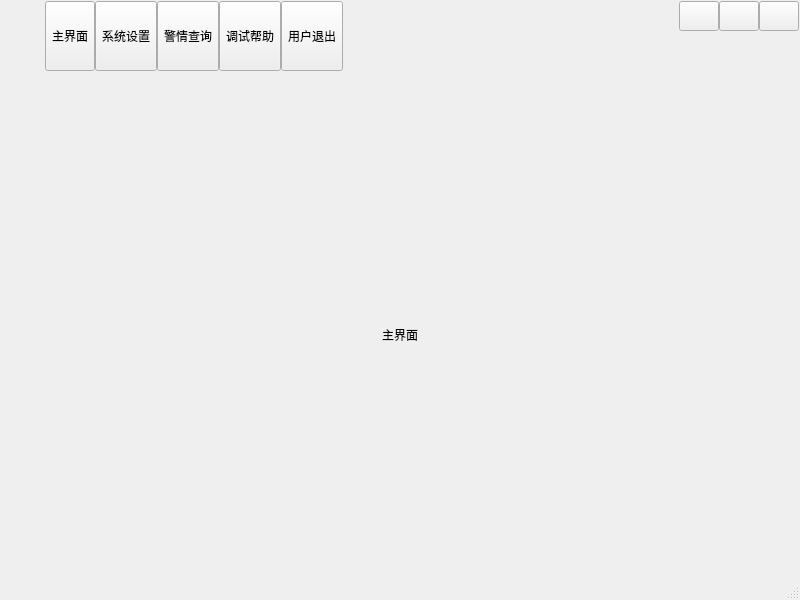
<?xml version="1.0" encoding="UTF-8"?>
<ui version="4.0">
 <class>UIDemo01</class>
 <widget class="QDialog" name="UIDemo01">
  <property name="geometry">
   <rect>
    <x>0</x>
    <y>0</y>
    <width>800</width>
    <height>600</height>
   </rect>
  </property>
  <property name="windowTitle">
   <string>Form</string>
  </property>
  <property name="sizeGripEnabled">
   <bool>true</bool>
  </property>
  <layout class="QVBoxLayout" name="verticalLayout">
   <property name="spacing">
    <number>0</number>
   </property>
   <property name="leftMargin">
    <number>1</number>
   </property>
   <property name="topMargin">
    <number>1</number>
   </property>
   <property name="rightMargin">
    <number>1</number>
   </property>
   <property name="bottomMargin">
    <number>1</number>
   </property>
   <item>
    <widget class="QWidget" name="widgetTitle" native="true">
     <property name="sizePolicy">
      <sizepolicy hsizetype="Preferred" vsizetype="Fixed">
       <horstretch>0</horstretch>
       <verstretch>0</verstretch>
      </sizepolicy>
     </property>
     <layout class="QHBoxLayout" name="horizontalLayout_2">
      <property name="spacing">
       <number>10</number>
      </property>
      <property name="leftMargin">
       <number>10</number>
      </property>
      <property name="topMargin">
       <number>0</number>
      </property>
      <property name="rightMargin">
       <number>0</number>
      </property>
      <property name="bottomMargin">
       <number>0</number>
      </property>
      <item>
       <widget class="QLabel" name="labIco">
        <property name="text">
         <string/>
        </property>
        <property name="alignment">
         <set>Qt::AlignCenter</set>
        </property>
       </widget>
      </item>
      <item>
       <widget class="QLabel" name="labTitle">
        <property name="styleSheet">
         <string notr="true"/>
        </property>
        <property name="text">
         <string/>
        </property>
        <property name="alignment">
         <set>Qt::AlignLeading|Qt::AlignLeft|Qt::AlignVCenter</set>
        </property>
       </widget>
      </item>
      <item>
       <widget class="QWidget" name="widgetTop" native="true">
        <layout class="QHBoxLayout" name="horizontalLayout_3">
         <property name="spacing">
          <number>0</number>
         </property>
         <property name="leftMargin">
          <number>0</number>
         </property>
         <property name="topMargin">
          <number>0</number>
         </property>
         <property name="rightMargin">
          <number>0</number>
         </property>
         <property name="bottomMargin">
          <number>0</number>
         </property>
         <item>
          <widget class="QToolButton" name="btnMain">
           <property name="sizePolicy">
            <sizepolicy hsizetype="Fixed" vsizetype="Expanding">
             <horstretch>0</horstretch>
             <verstretch>0</verstretch>
            </sizepolicy>
           </property>
           <property name="text">
            <string>主界面</string>
           </property>
           <property name="icon">
            <iconset resource="main.qrc">
             <normaloff>:/image/main_main.png</normaloff>:/image/main_main.png</iconset>
           </property>
           <property name="toolButtonStyle">
            <enum>Qt::ToolButtonTextUnderIcon</enum>
           </property>
          </widget>
         </item>
         <item>
          <widget class="QToolButton" name="btnConfig">
           <property name="sizePolicy">
            <sizepolicy hsizetype="Fixed" vsizetype="Expanding">
             <horstretch>0</horstretch>
             <verstretch>0</verstretch>
            </sizepolicy>
           </property>
           <property name="text">
            <string>系统设置</string>
           </property>
           <property name="icon">
            <iconset resource="main.qrc">
             <normaloff>:/image/main_config.png</normaloff>:/image/main_config.png</iconset>
           </property>
           <property name="toolButtonStyle">
            <enum>Qt::ToolButtonTextUnderIcon</enum>
           </property>
          </widget>
         </item>
         <item>
          <widget class="QToolButton" name="btnData">
           <property name="sizePolicy">
            <sizepolicy hsizetype="Fixed" vsizetype="Expanding">
             <horstretch>0</horstretch>
             <verstretch>0</verstretch>
            </sizepolicy>
           </property>
           <property name="text">
            <string>警情查询</string>
           </property>
           <property name="icon">
            <iconset resource="main.qrc">
             <normaloff>:/image/main_data.png</normaloff>:/image/main_data.png</iconset>
           </property>
           <property name="checked">
            <bool>false</bool>
           </property>
           <property name="toolButtonStyle">
            <enum>Qt::ToolButtonTextUnderIcon</enum>
           </property>
          </widget>
         </item>
         <item>
          <widget class="QToolButton" name="btnHelp">
           <property name="sizePolicy">
            <sizepolicy hsizetype="Fixed" vsizetype="Expanding">
             <horstretch>0</horstretch>
             <verstretch>0</verstretch>
            </sizepolicy>
           </property>
           <property name="styleSheet">
            <string notr="true"/>
           </property>
           <property name="text">
            <string>调试帮助</string>
           </property>
           <property name="icon">
            <iconset resource="main.qrc">
             <normaloff>:/image/main_person.png</normaloff>:/image/main_person.png</iconset>
           </property>
           <property name="toolButtonStyle">
            <enum>Qt::ToolButtonTextUnderIcon</enum>
           </property>
          </widget>
         </item>
         <item>
          <widget class="QToolButton" name="btnExit">
           <property name="sizePolicy">
            <sizepolicy hsizetype="Fixed" vsizetype="Expanding">
             <horstretch>0</horstretch>
             <verstretch>0</verstretch>
            </sizepolicy>
           </property>
           <property name="styleSheet">
            <string notr="true"/>
           </property>
           <property name="text">
            <string>用户退出</string>
           </property>
           <property name="icon">
            <iconset resource="main.qrc">
             <normaloff>:/image/main_exit.png</normaloff>:/image/main_exit.png</iconset>
           </property>
           <property name="toolButtonStyle">
            <enum>Qt::ToolButtonTextUnderIcon</enum>
           </property>
          </widget>
         </item>
        </layout>
       </widget>
      </item>
      <item>
       <spacer name="horizontalSpacer">
        <property name="orientation">
         <enum>Qt::Horizontal</enum>
        </property>
        <property name="sizeHint" stdset="0">
         <size>
          <width>40</width>
          <height>20</height>
         </size>
        </property>
       </spacer>
      </item>
      <item>
       <widget class="QWidget" name="widgetMenu" native="true">
        <layout class="QGridLayout" name="gridLayout_2">
         <property name="leftMargin">
          <number>0</number>
         </property>
         <property name="topMargin">
          <number>0</number>
         </property>
         <property name="rightMargin">
          <number>0</number>
         </property>
         <property name="bottomMargin">
          <number>0</number>
         </property>
         <property name="spacing">
          <number>0</number>
         </property>
         <item row="1" column="1" colspan="3">
          <spacer name="verticalSpacer">
           <property name="orientation">
            <enum>Qt::Vertical</enum>
           </property>
           <property name="sizeHint" stdset="0">
            <size>
             <width>20</width>
             <height>40</height>
            </size>
           </property>
          </spacer>
         </item>
         <item row="0" column="1">
          <widget class="QPushButton" name="btnMenu_Min">
           <property name="sizePolicy">
            <sizepolicy hsizetype="Minimum" vsizetype="Expanding">
             <horstretch>0</horstretch>
             <verstretch>0</verstretch>
            </sizepolicy>
           </property>
           <property name="minimumSize">
            <size>
             <width>30</width>
             <height>30</height>
            </size>
           </property>
           <property name="cursor">
            <cursorShape>ArrowCursor</cursorShape>
           </property>
           <property name="focusPolicy">
            <enum>Qt::NoFocus</enum>
           </property>
           <property name="toolTip">
            <string>最小化</string>
           </property>
           <property name="text">
            <string/>
           </property>
          </widget>
         </item>
         <item row="0" column="3">
          <widget class="QPushButton" name="btnMenu_Close">
           <property name="sizePolicy">
            <sizepolicy hsizetype="Minimum" vsizetype="Expanding">
             <horstretch>0</horstretch>
             <verstretch>0</verstretch>
            </sizepolicy>
           </property>
           <property name="minimumSize">
            <size>
             <width>30</width>
             <height>30</height>
            </size>
           </property>
           <property name="cursor">
            <cursorShape>ArrowCursor</cursorShape>
           </property>
           <property name="focusPolicy">
            <enum>Qt::NoFocus</enum>
           </property>
           <property name="toolTip">
            <string>关闭</string>
           </property>
           <property name="text">
            <string/>
           </property>
          </widget>
         </item>
         <item row="0" column="2">
          <widget class="QPushButton" name="btnMenu_Max">
           <property name="sizePolicy">
            <sizepolicy hsizetype="Minimum" vsizetype="Expanding">
             <horstretch>0</horstretch>
             <verstretch>0</verstretch>
            </sizepolicy>
           </property>
           <property name="minimumSize">
            <size>
             <width>30</width>
             <height>30</height>
            </size>
           </property>
           <property name="focusPolicy">
            <enum>Qt::NoFocus</enum>
           </property>
           <property name="text">
            <string/>
           </property>
          </widget>
         </item>
        </layout>
       </widget>
      </item>
     </layout>
    </widget>
   </item>
   <item>
    <widget class="QStackedWidget" name="stackedWidget">
     <property name="styleSheet">
      <string notr="true"/>
     </property>
     <property name="currentIndex">
      <number>0</number>
     </property>
     <widget class="QWidget" name="page1">
      <layout class="QVBoxLayout" name="verticalLayout_2">
       <item>
        <widget class="QLabel" name="lab1">
         <property name="styleSheet">
          <string notr="true"/>
         </property>
         <property name="text">
          <string>主界面</string>
         </property>
         <property name="alignment">
          <set>Qt::AlignCenter</set>
         </property>
        </widget>
       </item>
      </layout>
     </widget>
     <widget class="QWidget" name="page2">
      <layout class="QVBoxLayout" name="verticalLayout_3">
       <item>
        <widget class="QLabel" name="lab2">
         <property name="text">
          <string>系统设置</string>
         </property>
         <property name="alignment">
          <set>Qt::AlignCenter</set>
         </property>
        </widget>
       </item>
      </layout>
     </widget>
     <widget class="QWidget" name="page3">
      <layout class="QVBoxLayout" name="verticalLayout_5">
       <item>
        <widget class="QLabel" name="lab3">
         <property name="text">
          <string>警情查询</string>
         </property>
         <property name="alignment">
          <set>Qt::AlignCenter</set>
         </property>
        </widget>
       </item>
      </layout>
     </widget>
     <widget class="QWidget" name="page4">
      <layout class="QVBoxLayout" name="verticalLayout_4">
       <item>
        <widget class="QLabel" name="lab4">
         <property name="text">
          <string>调试帮助</string>
         </property>
         <property name="alignment">
          <set>Qt::AlignCenter</set>
         </property>
        </widget>
       </item>
      </layout>
     </widget>
    </widget>
   </item>
  </layout>
 </widget>
 <resources>
  <include location="main.qrc"/>
 </resources>
 <connections/>
</ui>
